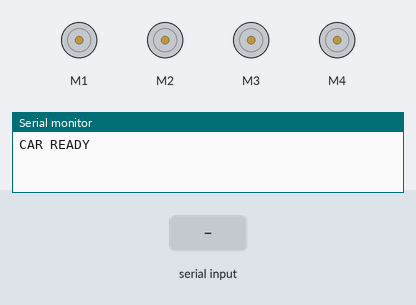
Bench run of a sketch on a simulated Arduino Uno, built with avr-gcc and run on an emulated ATmega328P. Shown: 4 × DC motor (green arrow = forward, orange = backward, longer = faster), the last lines printed to the serial monitor. The test bench sets the inputs (shaded band).

Above: at 1.2 s.
1.3 s: "F" received over Serial
At 2.4 s:
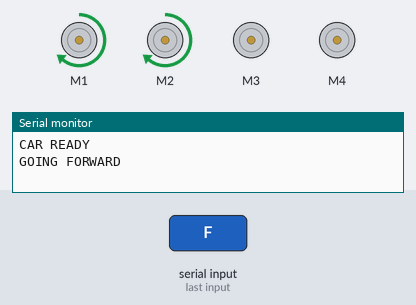
2.8 s: "B" received over Serial
At 3.5 s:
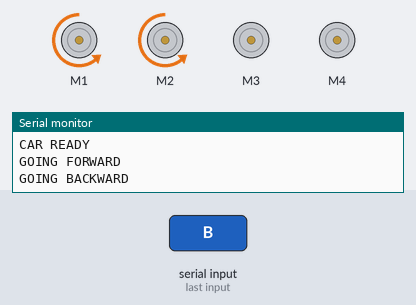
4.3 s: "R" received over Serial
At 4.6 s:
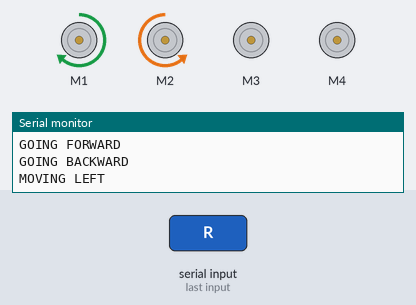
5.8 s: "L" received over Serial
At 7.0 s:
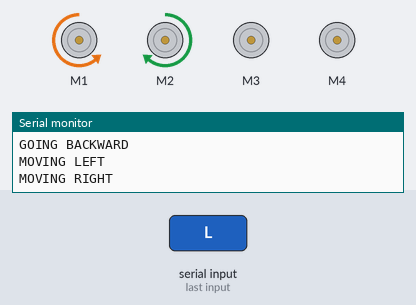
7.3 s: "A" received over Serial
At 8.1 s:
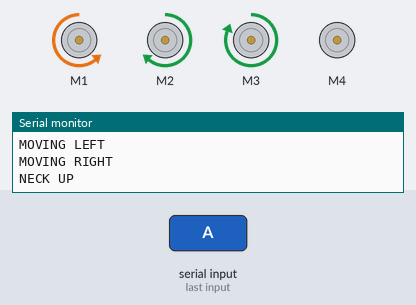
8.8 s: "S" received over Serial
At 9.3 s:
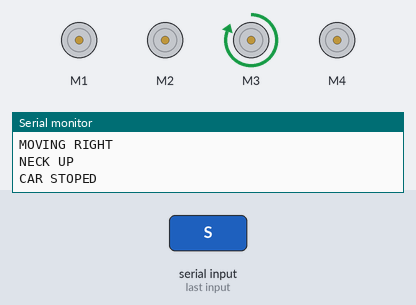
Timing chart, 0 to 11.3 s (numbered marks = the images above; inputs shaded):
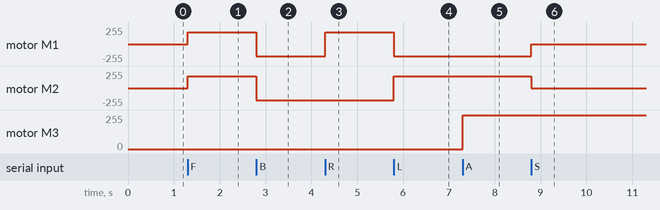

Measured:
- after the input at 1.3 s, motor M1, motor M2: stopped → forward 180/255 at once
- after the input at 2.8 s, motor M1, motor M2: forward 180/255 → backward 180/255 at once
- after the input at 4.3 s, motor M1: backward 180/255 → forward 180/255 at once
- after the input at 5.8 s, motor M1: forward 180/255 → backward 180/255 at once; motor M2: backward 180/255 → forward 180/255 at once
- after the input at 7.3 s, motor M3: stopped → forward 255/255 at once
- after the input at 8.8 s, motor M1: backward 180/255 → stopped at once; motor M2: forward 180/255 → stopped at once

The sketch:

buetooth_control_robotic_car.ino
```cpp
#include<AFMotor.h>

 AF_DCMotor motor1(1,MOTOR12_64KHZ);
 AF_DCMotor motor2(2,MOTOR12_64KHZ);
 AF_DCMotor motor3(3,MOTOR12_1KHZ);
 AF_DCMotor motor4(4,MOTOR12_1KHZ);


void setup()
{
  Serial.begin(9600);
  Serial.println("CAR READY");
  motor1.setSpeed(180);
  motor2.setSpeed(180);
  motor3.setSpeed(255);
  motor4.setSpeed(255);
}

void loop()
{
  if(Serial.available()>0)
    {
     int incomingByte=Serial.read();

     if(incomingByte=='F')
       {
       motor1.run(FORWARD);
       motor2.run(FORWARD);
       Serial.println("GOING FORWARD");
       }

     if(incomingByte=='B')
       {
        Serial.println("GOING BACKWARD");
        motor1.run(BACKWARD);
        motor2.run(BACKWARD);
     }

     if(incomingByte=='R')
       {
         Serial.println("MOVING LEFT");
         motor1.run(FORWARD);
         motor2.run(BACKWARD);
       }

     if(incomingByte=='L')
       {
         Serial.println("MOVING RIGHT");
         motor1.run(BACKWARD);
         motor2.run(FORWARD);
       }

     if(incomingByte=='S')
       {
         Serial.println("CAR STOPED");
         motor1.run(RELEASE);
         motor2.run(RELEASE);
       }

     if(incomingByte=='A')
       {
         Serial.println("NECK UP");
         motor3.run(FORWARD);

       }

     if(incomingByte=='T')
       {
         Serial.println("NECK DOWN");
         motor3.run(BACKWARD);
       }

     if(incomingByte=='C')
       {
         Serial.println("CLAMP CLOSE");
         motor4.run(FORWARD);
       }

     if(incomingByte=='D')
       {
         Serial.println("CLAMP OPEN");
         motor4.run(BACKWARD);
       }

     if(incomingByte=='Z')
       {
         Serial.println("NECK AND NECK RELEASE");
         motor3.run(RELEASE);
         motor4.run(RELEASE);
       }

    }

}
```
